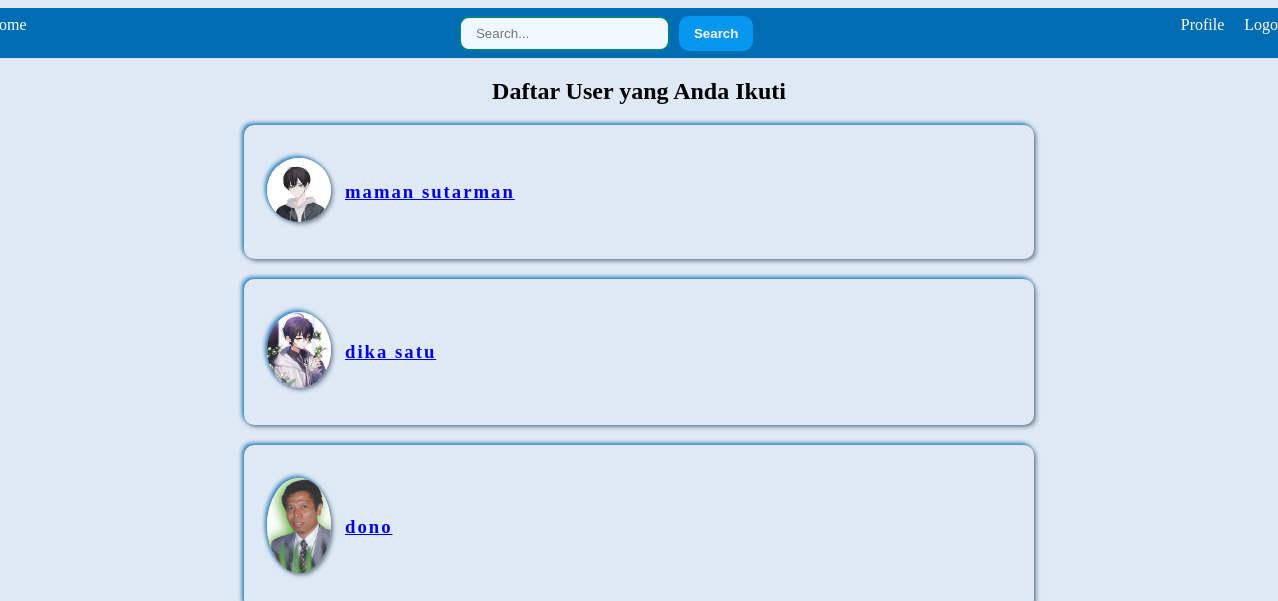
The page /follow.php (signed in) on the database its author committed.
### tables this page shows
CREATE TABLE `follow` (
  `id_user` int(20) NOT NULL,
  `id_user_follow` int(20) NOT NULL
);

CREATE TABLE `user` (
  `id_user` int(20) NOT NULL,
  `nama` varchar(100) DEFAULT NULL,
  `email` varchar(50) DEFAULT NULL,
  `alamat` varchar(150) DEFAULT NULL,
  `no_hp` varchar(20) DEFAULT NULL,
  `tgl_lahir` date DEFAULT NULL,
  `tempat_lahir` varchar(45) DEFAULT NULL,
  `photos` varchar(100) NOT NULL,
  `level` varchar(50) NOT NULL,
  `password` varchar(255) DEFAULT NULL
);

### follow.php (the view, shortened to what this page needs)
<?php
	include "koneksiPDO.php";
?>
<!DOCTYPE html>
<html lang="id">
<head>
	<link rel="stylesheet" type="text/css" href="css/profileStatus.css">
	<link rel="stylesheet" href="css/header.css">
</head>
<body>
    <?php
		include('header.inc');
	?>
	<div align= "center" class="container">
        <h2>Daftar User yang Anda Ikuti</h2>
        <?php
            $following = $koneksi->prepare("SELECT * FROM follow WHERE (id_user = :id_user)");
            $following->bindValue(':id_user', $_SESSION['id_user']);
            $following->execute();
            foreach ($following as $list ) {
                $id_user_follow = $list['id_user_follow'];
                $cari_profil = $koneksi->prepare("SELECT nama, photos FROM user WHERE(id_user = :id_user)");
                $cari_profil->bindValue(':id_user', $id_user_follow);
                $cari_profil->execute();
                foreach($cari_profil as $list){
                    $nama_user = $list['nama'];
                    $foto_user = $list['photos'];
                }
                echo'<div align="center" class="kotak" >
                <fieldset >
                    <div align="left" class="status">
                        <table>
                        <div class="row">
                            <td> ';
                        echo '<img src="profil/'.$foto_user.'" alt="photo" </a>';
                    echo'</td>
                        </div>
                        <div  class="colom">
                            <td><h3><a href="user_search.php?id_user='; echo $id_user_follow; echo'">'; echo $nama_user; echo '</a></h3></td>
                        </div>
                        </table>
                    </div>
                    </fieldset>
                    </div>';
            }
            ?>
		</div>
</body>
</html>

### css/profileStatus.css (style rules this page uses)
body { display: flex; border: 1px ; flex-direction: column; justify-content: center; align-items: center; background-color: #DFE9F5; }
.container { height: 100%; width: 850px; padding: 10px; }
h2 { margin: 10px 0; }
fieldset { margin: 10px 0px; letter-spacing: 2px; font-weight: 530; font-size: 1em; border: none; outline: none; border-radius: 10px; padding: 20px; width: 750px; background: none ; box-shadow: 2px 2px 4px rgba(44,62,80,0.6),-2px -2px 4px rgba(41,128,185,1); }
.status img { border-radius: 100%; max-width: 4rem; margin: 10px 0; box-shadow: 2px 2px 4px rgba(44,62,80,0.6),-2px -2px 4px rgba(41,128,185,1); }
div.kotak { margin: 20px 0; }
h3 { padding: 10px; }

### css/header.css (style rules this page uses)
body { background-color: #DFE9F5; }

### rows shown on the page
follow: id_user_follow.photos (picture), id_user_follow.nama "maman sutarman"
follow: id_user_follow.photos (picture), id_user_follow.nama "dika satu"
follow: id_user_follow.photos (picture), id_user_follow.nama "dono"
